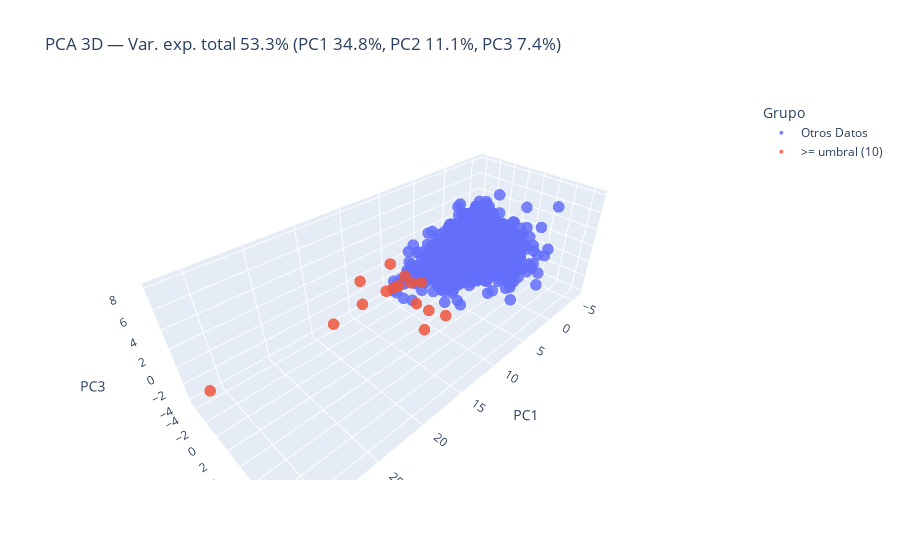

This figure's notebook cell:
### Code cell
X = df[numeric_cols].apply(pd.to_numeric, errors='coerce')
X = X.fillna(X.median())
Z = StandardScaler().fit_transform(X)

pca = PCA(n_components=3, random_state=random_state)
X3 = pca.fit_transform(Z)
pca_df = pd.DataFrame(X3, index=df.index, columns=['PC1','PC2','PC3'])
mask_sim = pca_df.index.isin(getattr(similar_indices, 'index', similar_indices))

pca_df['grupo'] = np.where(mask_sim, f'>= umbral ({threshold})', 'Otros Datos')

exp = pca.explained_variance_ratio_ * 100
title = f'PCA 3D — Var. exp. total {exp.sum():.1f}% (PC1 {exp[0]:.1f}%, PC2 {exp[1]:.1f}%, PC3 {exp[2]:.1f}%)'

fig = px.scatter_3d(
    pca_df,
    x='PC1', y='PC2', z='PC3',
    color='grupo',
    opacity=0.85,
    hover_name=pca_df.index.astype(str),
    title=title
)
fig.update_traces(marker=dict(size=4))
fig.update_layout(legend_title_text='Grupo')
fig.show()

### Figure 1 — Plotly figure (JSON) as saved in the notebook; plotly's stock layout.template omitted (floating-point values rounded to 4 significant figures; data arrays with more than 128 entries replaced by an {"elided": "..."} marker saying what was removed)
{"data": [{"hovertemplate": "<b>%{hovertext}</b><br><br>grupo=Otros Datos<br>PC1=%{x}<br>PC2=%{y}<br>PC3=%{z}<extra></extra>", "hovertext": {"elided": "4588 str values"}, "legendgroup": "Otros Datos", "marker": {"color": "#636efa", "opacity": 0.85, "size": 4, "symbol": "circle"}, "mode": "markers", "name": "Otros Datos", "scene": "scene", "showlegend": true, "type": "scatter3d", "x": {"elided": "4588 float values"}, "y": {"elided": "4588 float values"}, "z": {"elided": "4588 float values"}}, {"hovertemplate": "<b>%{hovertext}</b><br><br>grupo=>= umbral (10)<br>PC1=%{x}<br>PC2=%{y}<br>PC3=%{z}<extra></extra>", "hovertext": ["47", "849", "1118", "1255", "1324", "1813", "2019", "2214", "2401", "2477", "2512", "2773", "2926", "2975", "3291"], "legendgroup": ">= umbral (10)", "marker": {"color": "#EF553B", "opacity": 0.85, "size": 4, "symbol": "circle"}, "mode": "markers", "name": ">= umbral (10)", "scene": "scene", "showlegend": true, "type": "scatter3d", "x": [12.7, 12.73, 13.08, 11.93, 13.57, 31.69, 13.87, 12.25, 10.39, 12.61, 9.469, 18.76, 14.26, 16.59, 11.71], "y": [3.837, 0.762, 5.266, 1.729, 4.11, -2.024, 1.192, -0.9193, -0.7927, 4.298, 4.347, -2.485, -3.491, -0.309, -2.349], "z": [2.964, 1.104, 0.6438, 1.518, 1.097, -1.589, 1.582, 2.697, 0.4486, -2.588, -2.525, -2.25, 0.3295, 0.2655, -1.652]}], "layout": {"legend": {"title": {"text": "Grupo"}, "tracegroupgap": 0}, "scene": {"domain": {"x": [0, 1], "y": [0, 1]}, "xaxis": {"title": {"text": "PC1"}}, "yaxis": {"title": {"text": "PC2"}}, "zaxis": {"title": {"text": "PC3"}}}, "title": {"text": "PCA 3D — Var. exp. total 53.3% (PC1 34.8%, PC2 11.1%, PC3 7.4%)"}}}
